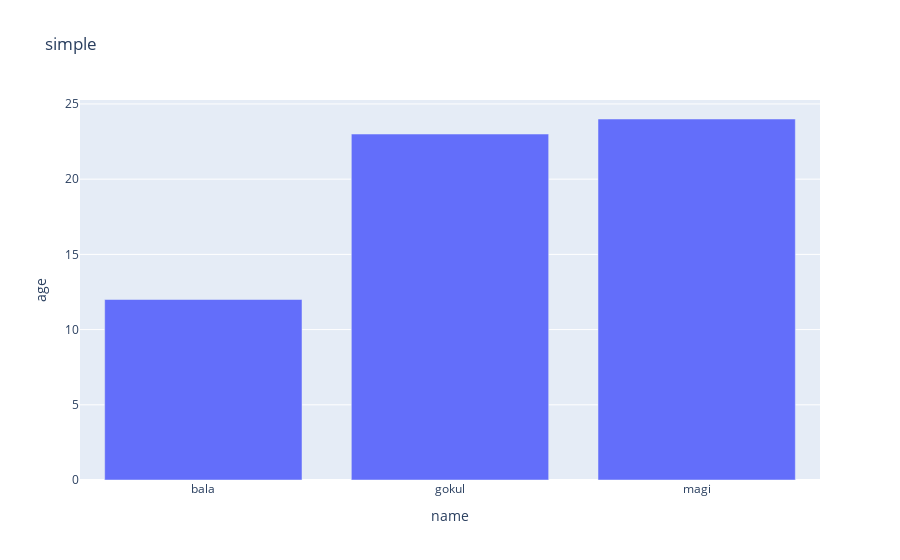

The cell this chart's notebook holds for it:
### Code cell
import plotly.express as px
data={
    "name":["bala","gokul","magi"],
    "age":[12,23,24]
}
fig=px.bar(data,x="name",y="age",title="simple")
fig.show()

### Figure 1 — Plotly figure (JSON) as saved in the notebook; plotly's stock layout.template omitted (floating-point values rounded to 4 significant figures)
{"data": [{"hovertemplate": "name=%{x}<br>age=%{y}<extra></extra>", "legendgroup": "", "marker": {"color": "#636efa", "pattern": {"shape": ""}}, "name": "", "orientation": "v", "showlegend": false, "textposition": "auto", "type": "bar", "x": ["bala", "gokul", "magi"], "xaxis": "x", "y": [12, 23, 24], "yaxis": "y"}], "layout": {"barmode": "relative", "legend": {"tracegroupgap": 0}, "title": {"text": "simple"}, "xaxis": {"anchor": "y", "domain": [0, 1], "title": {"text": "name"}}, "yaxis": {"anchor": "x", "domain": [0, 1], "title": {"text": "age"}}}}
